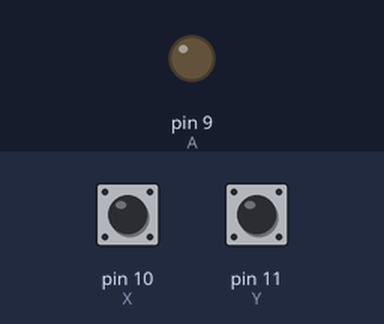
Simulated run of this program. Board: Arduino Uno, built with avr-gcc and run on an emulated ATmega328P. Shown: output pins drawn as LEDs (lit = HIGH). The test bench sets the inputs (shaded band); at power-on: pin 10 (X) HIGH, pin 11 (Y) HIGH.

Above: at 1.2 s.
1.3 s: pin 10 (X) pulled LOW for 0.15 s
At 1.4 s:
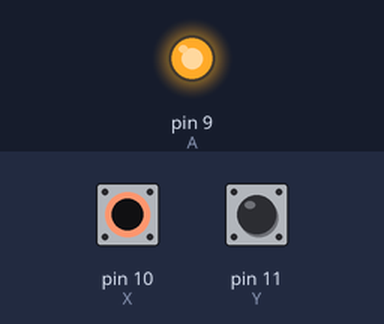
3.0 s: pin 10 (X) pulled LOW for 3.2 s
At 7.4 s:
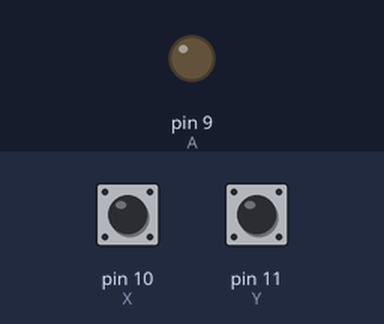
7.7 s: pin 11 (Y) pulled LOW for 3.2 s
At 8.6 s:
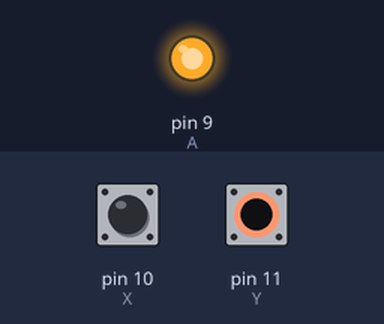
Timing chart, 0 to 12.4 s (numbered marks = the images above; inputs shaded):
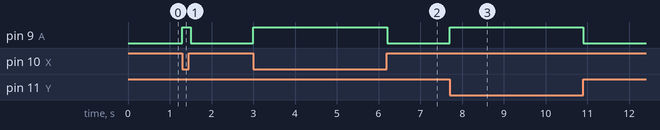

Measured:
- after the input at 1.3 s, pin 9 (A): LOW → HIGH at once, → LOW 0.20 s later
- after the input at 3.0 s, pin 9 (A): LOW → HIGH at once, → LOW 3.2 s later
- after the input at 7.7 s, pin 9 (A): LOW → HIGH at once, → LOW 3.2 s later

The program:

main.cpp
```cpp
#include <Arduino.h>

int X = 10;
int Y = 11;
int A = 9;

int NAND(int p, int q)
{
  return !(p && q);
}

void setup()
{
  pinMode(X, INPUT_PULLUP);
  pinMode(Y, INPUT_PULLUP);
  pinMode(A, OUTPUT);
}

void loop()
{
  int x = digitalRead(X);
  int y = digitalRead(Y);

  int P = NAND(x, y);
  int Q = NAND(x, P);
  int R = NAND(y, P);
  int Z = NAND(Q, R);

  digitalWrite(A, Z);
  delay(100);
}
```
